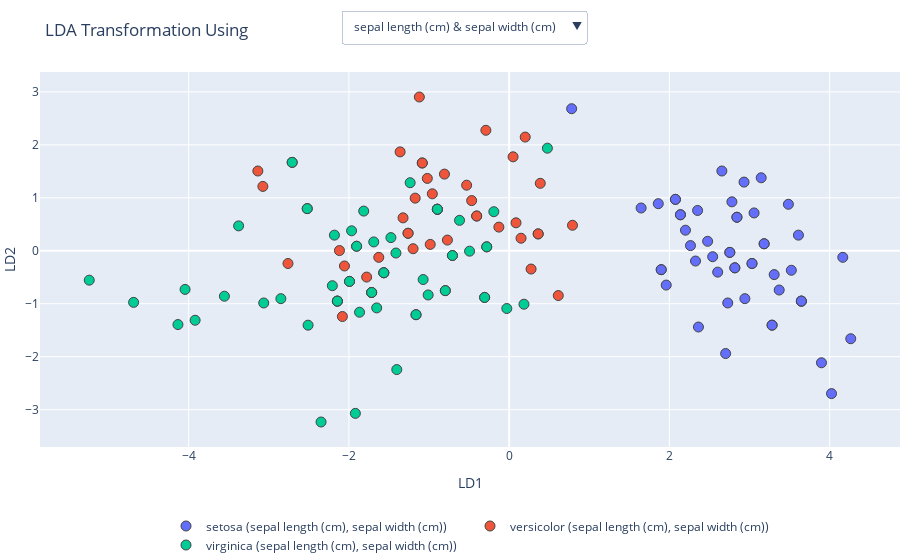

Notebook code cell kept with this figure:
### Markdown cell above
#### Interactive Visualization of Feature Impact on LDA Transformation

### Code cell
import numpy as np
import plotly.graph_objects as go
from sklearn.discriminant_analysis import LinearDiscriminantAnalysis as LDA
from sklearn.datasets import load_iris

# Load Iris dataset
data = load_iris()
X = data.data
y = data.target
feature_names = data.feature_names
class_names = data.target_names

# Create a figure
fig = go.Figure()

# Add traces for each pair of features
for i in range(len(feature_names)):
    for j in range(i + 1, len(feature_names)):
        # Selecting specified features
        X_selected = X[:, [i, j]]

        # Apply LDA
        lda = LDA(n_components=2)
        X_lda = lda.fit_transform(X_selected, y)

        # Add trace
        visible = True if i == 0 and j == 1 else False
        for class_idx, class_name in enumerate(class_names):
            idx = y == class_idx
            fig.add_trace(go.Scatter(
                x=X_lda[idx, 0], y=X_lda[idx, 1],
                mode='markers', name=f"{class_name} ({feature_names[i]}, {feature_names[j]})",
                marker=dict(size=10, line=dict(width=1)),
                visible=visible
            ))

# Create buttons for feature selection
buttons = []
for i in range(len(feature_names)):
    for j in range(i + 1, len(feature_names)):
        buttons.append(
            dict(
                label=f"{feature_names[i]} & {feature_names[j]}",
                method="update",
                args=[{"visible": [False] * len(fig.data)},
                      {"title": f"LDA Transformation Using "}]
            )
        )
        button_idx = len(buttons) - 1
        # Set the corresponding traces to visible
        for k in range(len(class_names)):
            buttons[button_idx]["args"][0]["visible"][button_idx * len(class_names) + k] = True

# Update layout with buttons
fig.update_layout(
    updatemenus=[
        dict(
            buttons=buttons,
            direction="down",
            pad={"r": 10, "t": 10},
            showactive=True,
            x=0.35,
            xanchor="left",
            y=1.192,
            yanchor="top"
        )
    ],
    title="LDA Transformation Using",
    xaxis_title="LD1",
    yaxis_title="LD2",
    margin=dict(l=0, r=0, t=30, b=0),
    legend=dict(orientation="h", y=-0.3, x=0.5, xanchor="center", yanchor="bottom")

)

fig.show()
